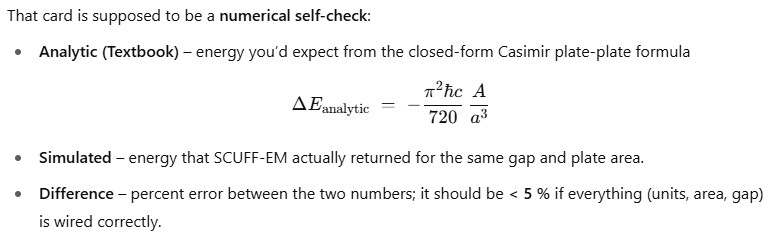
#> input picture attached_assets/image_1753709727231.png, 777 x 237 px
$ python remove_bg_edges.py --input ../attached_assets/image_1753709727231.png --output out --glob ../attached_assets
#> lines starting #> are read from the running program, lines starting #| are printed output that depends on the picture; after the words box and inside, x2 and y2 are one past the last pixel; in counts of white or black regions, pixels touching at a corner belong together
#> in process_one, img is the input picture: shape (237, 777, 4); mean B, G, R, A 245, 245, 245, 255
#> in process_one, `orig_alpha = img[:, :, 3]`: orig_alpha: shape (237, 777); every value is 255
#!/usr/bin/env python3
"""
remove_bg_edges.py

Batch background removal for PNGs using edge detection (Canny) to build a mask.
Outputs PNGs with transparency.

Modes:
  - largest-contour: uses edges -> biggest contour -> filled mask
  - grabcut: uses that mask to initialize GrabCut for refinement

Examples:
  python remove_bg_edges.py --input ./in --output ./out
  python remove_bg_edges.py --input image.png --output ./out --method grabcut --feather 2.0
  python remove_bg_edges.py --input ./in --output ./out --glob "*.png" --save-mask
"""

from __future__ import annotations

import argparse
from pathlib import Path
import sys

import cv2
import numpy as np


def auto_canny_thresholds(gray: np.ndarray, sigma: float = 0.33) -> tuple[int, int]:
    """Pick Canny thresholds based on image median."""
    med = float(np.median(gray))
    lower = int(max(0, (1.0 - sigma) * med))
    upper = int(min(255, (1.0 + sigma) * med))
    # Avoid useless thresholds on very flat images
    if lower == upper:
        lower = max(0, lower - 10)
        upper = min(255, upper + 10)
    return lower, upper


def ensure_odd(k: int) -> int:
    """Make kernel size odd and >= 3 for Gaussian blur."""
    k = int(k)
    if k < 3:
        return 3
    return k if k % 2 == 1 else k + 1


def build_edge_mask(
    bgr: np.ndarray,
    blur: int,
    sigma: float,
    morph: int,
    canny_low: int | None,
    canny_high: int | None,
) -> np.ndarray:
    """
    Returns a binary-ish mask (uint8 0..255) based on edges and contour filling.
    """
#> called with blur = 5, sigma = 0.33, morph = 7
    gray = cv2.cvtColor(bgr, cv2.COLOR_BGR2GRAY)

    blur_k = ensure_odd(blur)
    gray_blur = cv2.GaussianBlur(gray, (blur_k, blur_k), 0)
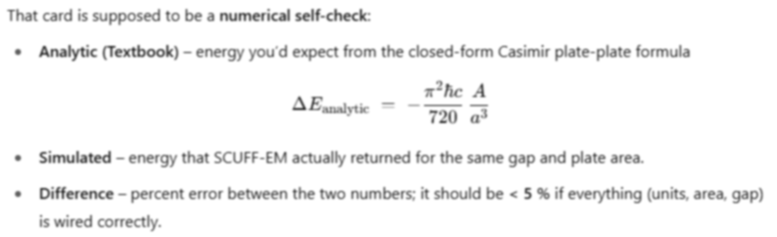
#> gray_blur: shape (237, 777); min 64, max 255, mean 245

    if canny_low is None or canny_high is None:
        low, high = auto_canny_thresholds(gray_blur, sigma=sigma)
#> in auto_canny_thresholds, `med = float(np.median(gray))`: med = 255
#> in auto_canny_thresholds, `lower = int(max(0, (1.0 - sigma) * med))`: lower = 170
#> in auto_canny_thresholds, `upper = int(min(255, (1.0 + sigma) * med))`: upper = 255
#> low = 170; high = 255
    else:
        low, high = int(canny_low), int(canny_high)

    edges = cv2.Canny(gray_blur, low, high)
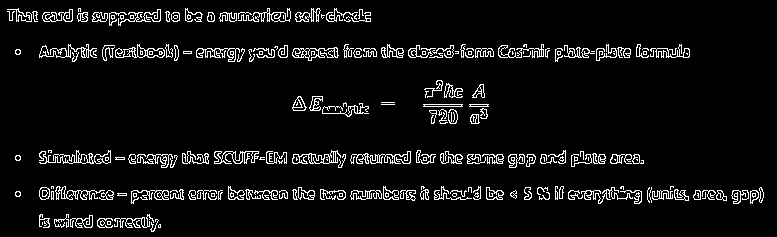
#> edges: shape (237, 777); 6.3% white in thin lines or dots

    # Morphology to connect edge gaps and close shapes.
    mk = max(3, int(morph))
    if mk % 2 == 0:
        mk += 1
    kernel = cv2.getStructuringElement(cv2.MORPH_ELLIPSE, (mk, mk))

    edges = cv2.dilate(edges, kernel, iterations=1)
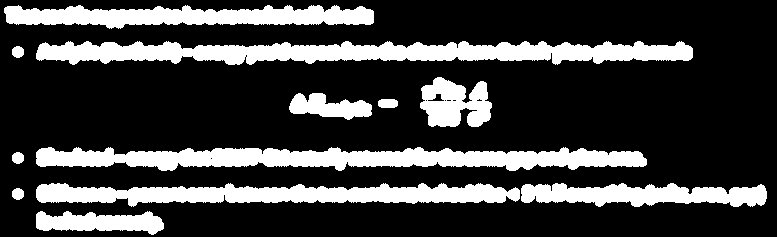
#> edges: shape (237, 777); 24% white; 12 white regions, largest, box (x1, y1, x2, y2) and area: (36, 41, 693, 65) 10621, (36, 147, 647, 171) 9760, (36, 183, 520, 207) 7417
    edges = cv2.morphologyEx(edges, cv2.MORPH_CLOSE, kernel, iterations=2)
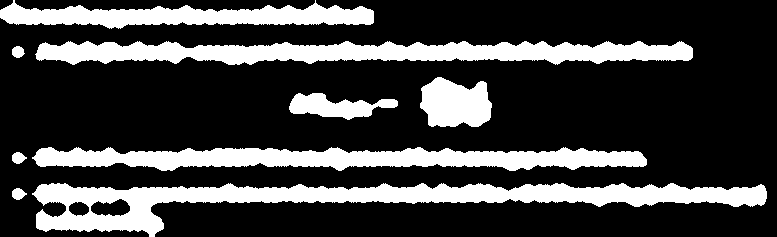
#> edges: shape (237, 777); 24.9% white; 9 white regions

    contours, _ = cv2.findContours(edges, cv2.RETR_EXTERNAL, cv2.CHAIN_APPROX_SIMPLE)
#> contours = 9 contours; largest, box (x1, y1, x2, y2) and area: (32, 183, 767, 237) 14096, (35, 41, 693, 65) 10190, (32, 147, 647, 171) 9314, (0, 0, 374, 29) 5691, (420, 77, 492, 127) 2687

    if not contours:
        # Fallback: try Otsu threshold if edges fail completely
        _, th = cv2.threshold(gray_blur, 0, 255, cv2.THRESH_BINARY + cv2.THRESH_OTSU)
        return th

    # Choose largest contour by area
    contour = max(contours, key=cv2.contourArea)
#> contour = contour of 1015 points, box (x1, y1, x2, y2) (32, 183, 767, 237), area 14096
    mask = np.zeros(gray.shape, dtype=np.uint8)
    cv2.drawContours(mask, [contour], contourIdx=-1, color=255, thickness=-1)
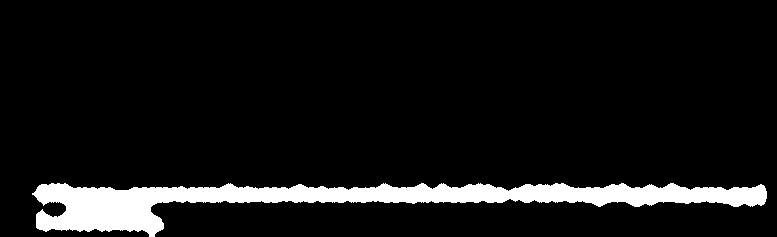
#> mask: shape (237, 777); 8.1% white; 1 white region, box (x1, y1, x2, y2) and area: (32, 183, 767, 237) 14899

    # Clean up mask a bit
    mask = cv2.morphologyEx(mask, cv2.MORPH_CLOSE, kernel, iterations=2)
    return mask


def refine_with_grabcut(
    bgr: np.ndarray,
    initial_mask_255: np.ndarray,
    iterations: int,
    border: int,
) -> np.ndarray:
    """
    Refine mask using GrabCut initialized from the edge-based mask.
    Returns uint8 mask 0..255.
    """
    h, w = initial_mask_255.shape[:2]

    # GrabCut mask labels
    gc = np.full((h, w), cv2.GC_PR_BGD, dtype=np.uint8)

    # Outside initial mask is background, inside is probable foreground
    gc[initial_mask_255 == 0] = cv2.GC_BGD
    gc[initial_mask_255 > 0] = cv2.GC_PR_FGD

    # Stronger "sure foreground": erode inside region
    mk = cv2.getStructuringElement(cv2.MORPH_ELLIPSE, (7, 7))
    sure_fg = cv2.erode(initial_mask_255, mk, iterations=2)
    gc[sure_fg > 0] = cv2.GC_FGD

    # Force a border region to be sure background (helps when subject touches edges)
    b = max(1, int(border))
    gc[:b, :] = cv2.GC_BGD
    gc[-b:, :] = cv2.GC_BGD
    gc[:, :b] = cv2.GC_BGD
    gc[:, -b:] = cv2.GC_BGD

    bgdModel = np.zeros((1, 65), np.float64)
    fgdModel = np.zeros((1, 65), np.float64)

    cv2.grabCut(bgr, gc, None, bgdModel, fgdModel, int(iterations), cv2.GC_INIT_WITH_MASK)

    out = np.where((gc == cv2.GC_FGD) | (gc == cv2.GC_PR_FGD), 255, 0).astype(np.uint8)
    return out


def apply_alpha(bgr: np.ndarray, new_alpha: np.ndarray, original_alpha: np.ndarray | None) -> np.ndarray:
    """
    Combine alpha channel (mask) with original alpha if present, return BGRA image.
    """
    alpha = new_alpha
    if original_alpha is not None:
        # Keep any existing transparency (don’t make transparent pixels opaque)
        alpha = cv2.min(alpha, original_alpha)

    return np.dstack([bgr, alpha]).astype(np.uint8)


def feather_mask(mask: np.ndarray, feather: float) -> np.ndarray:
    """
    Feather edges by blurring the mask; feather is sigma (float).
    """
    if feather <= 0:
        return mask
    # Use sigma-based blur; kernel size (0,0) lets OpenCV choose from sigma
    blurred = cv2.GaussianBlur(mask, (0, 0), float(feather))
    return blurred


def process_one(
    in_path: Path,
    out_dir: Path,
    method: str,
    blur: int,
    sigma: float,
    morph: int,
    feather: float,
    canny_low: int | None,
    canny_high: int | None,
    grabcut_iters: int,
    grabcut_border: int,
    invert: bool,
    save_mask: bool,
) -> None:
    img = cv2.imread(str(in_path), cv2.IMREAD_UNCHANGED)
    if img is None:
        raise RuntimeError(f"Could not read image: {in_path}")

    if img.ndim == 2:
        # Grayscale -> BGR
        bgr = cv2.cvtColor(img, cv2.COLOR_GRAY2BGR)
        orig_alpha = None
    elif img.shape[2] == 4:
        bgr = img[:, :, :3]
        orig_alpha = img[:, :, 3]
    else:
        bgr = img[:, :, :3]
        orig_alpha = None

    base_mask = build_edge_mask(
        bgr=bgr,
        blur=blur,
        sigma=sigma,
        morph=morph,
        canny_low=canny_low,
        canny_high=canny_high,
    )

    if method == "grabcut":
        mask = refine_with_grabcut(bgr, base_mask, iterations=grabcut_iters, border=grabcut_border)
    else:
        mask = base_mask

    if invert:
        mask = cv2.bitwise_not(mask)

    mask = feather_mask(mask, feather=feather)

    out_bgra = apply_alpha(bgr, mask, orig_alpha)

    out_dir.mkdir(parents=True, exist_ok=True)
    out_path = out_dir / in_path.name
    if not cv2.imwrite(str(out_path), out_bgra):
        raise RuntimeError(f"Failed writing output: {out_path}")

    if save_mask:
        mask_path = out_dir / f"{in_path.stem}_MASK.png"
        cv2.imwrite(str(mask_path), mask)


def iter_inputs(input_path: Path, glob_pattern: str) -> list[Path]:
    if input_path.is_file():
        return [input_path]

    if input_path.is_dir():
        # Use glob relative to directory
        return sorted(input_path.glob(glob_pattern))

    raise FileNotFoundError(f"Input path not found: {input_path}")


def main() -> int:
    ap = argparse.ArgumentParser(description="Remove PNG backgrounds using edge detection + masking.")
    ap.add_argument("--input", required=True, help="Input file or directory")
    ap.add_argument("--output", required=True, help="Output directory")
    ap.add_argument("--glob", default="*.png", help='Glob when input is a directory (default: "*.png")')

    ap.add_argument("--method", choices=["largest-contour", "grabcut"], default="largest-contour",
                    help="Mask method (default: largest-contour)")
    ap.add_argument("--blur", type=int, default=5, help="Gaussian blur kernel size (odd; default: 5)")
    ap.add_argument("--sigma", type=float, default=0.33, help="Auto-Canny sigma (default: 0.33)")
    ap.add_argument("--morph", type=int, default=7, help="Morph kernel size (default: 7)")
    ap.add_argument("--feather", type=float, default=0.0, help="Feather mask edges (Gaussian sigma; default: 0)")

    ap.add_argument("--canny-low", type=int, default=None, help="Override Canny low threshold")
    ap.add_argument("--canny-high", type=int, default=None, help="Override Canny high threshold")

    ap.add_argument("--grabcut-iters", type=int, default=5, help="GrabCut iterations (default: 5)")
    ap.add_argument("--grabcut-border", type=int, default=8, help="Force border as background (default: 8 px)")

    ap.add_argument("--invert", action="store_true", help="Invert the final mask (swap fg/bg)")
    ap.add_argument("--save-mask", action="store_true", help="Also save the computed mask as a PNG")

    args = ap.parse_args()

    in_path = Path(args.input)
    out_dir = Path(args.output)

    inputs = iter_inputs(in_path, args.glob)
    if not inputs:
        print(f"No files matched in {in_path} with glob {args.glob}", file=sys.stderr)
        return 2

    failures = 0
    for p in inputs:
        try:
            process_one(
                in_path=p,
                out_dir=out_dir,
                method=args.method,
                blur=args.blur,
                sigma=args.sigma,
                morph=args.morph,
                feather=args.feather,
                canny_low=args.canny_low,
                canny_high=args.canny_high,
                grabcut_iters=args.grabcut_iters,
                grabcut_border=args.grabcut_border,
                invert=args.invert,
                save_mask=args.save_mask,
            )
            print(f"[ok] {p.name} -> {out_dir / p.name}")
        except Exception as e:
            failures += 1
            print(f"[err] {p}: {e}", file=sys.stderr)

    return 1 if failures else 0


if __name__ == "__main__":
    raise SystemExit(main())
#> (the program exits here)

$ run again, on attached_assets/image_1753711383625.png
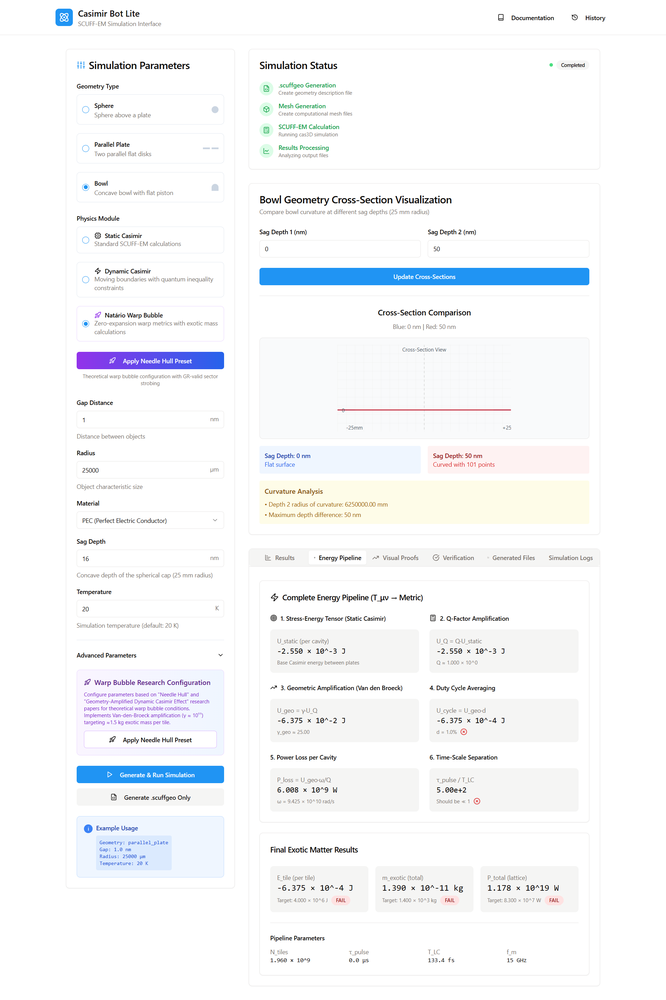
#> input picture attached_assets/image_1753711383625.png, 666 x 1000 px, shrunk from 1920 x 2882 before the run
#> in process_one, img is the input picture: shape (1000, 666, 3); mean B, G, R 249.6, 247.8, 246.4
#> med = 255
#> lower = 170
#> upper = 255
#> low = 170; high = 255
#> in build_edge_mask, `edges = cv2.morphologyEx(edges, cv2.MORPH_CLOSE, kernel, iterations=2)`:
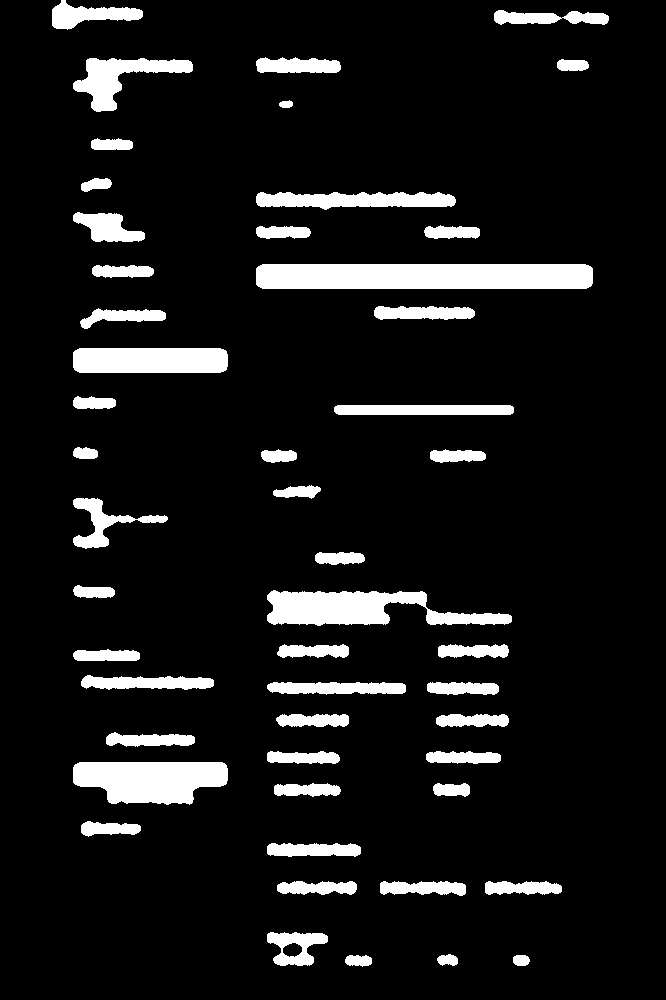
#> edges: shape (1000, 666); 9.2% white; 50 white regions
#> contours = 50 contours; largest, box (x1, y1, x2, y2) and area: (256, 264, 593, 289) 8018, (73, 762, 228, 805) 5062, (267, 590, 512, 626) 4922, (73, 348, 228, 373) 3645, (73, 58, 193, 112) 2456
#> contour = contour of 26 points, box (x1, y1, x2, y2) (256, 264, 593, 289), area 8018
#> in build_edge_mask, `cv2.drawContours(mask, [contour], contourIdx=-1, color=255, thickness=..`:
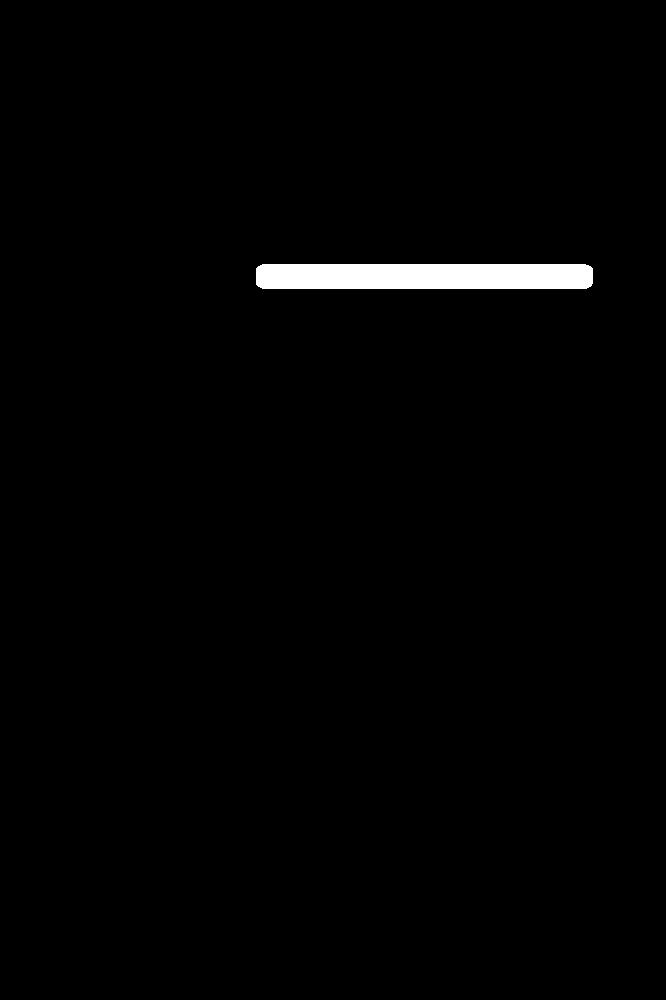
#> mask: shape (1000, 666); 1.3% white; 1 white region, box (x1, y1, x2, y2) and area: (256, 264, 593, 289) 8371
